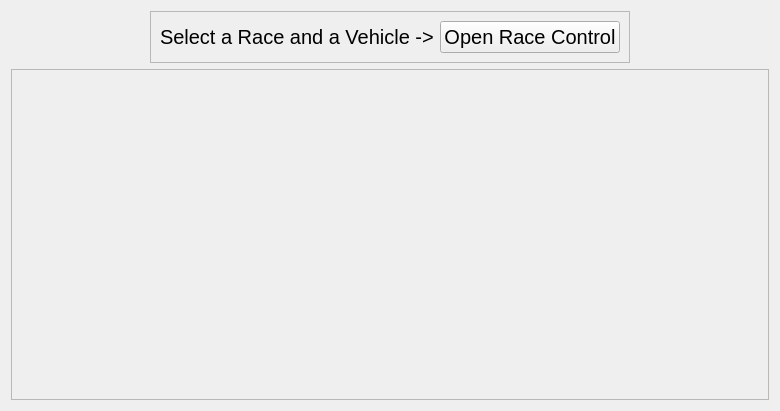
<?xml version="1.0" encoding="UTF-8"?>
<ui version="4.0">
 <class>DashboardTab</class>
 <widget class="QWidget" name="DashboardTab">
  <property name="geometry">
   <rect>
    <x>0</x>
    <y>0</y>
    <width>780</width>
    <height>411</height>
   </rect>
  </property>
  <property name="windowTitle">
   <string>Form</string>
  </property>
  <layout class="QVBoxLayout" name="verticalLayout">
   <item alignment="Qt::AlignHCenter">
    <widget class="QFrame" name="frame_2">
     <property name="frameShape">
      <enum>QFrame::StyledPanel</enum>
     </property>
     <property name="frameShadow">
      <enum>QFrame::Raised</enum>
     </property>
     <layout class="QGridLayout" name="gridLayout">
      <item row="0" column="1">
       <widget class="QPushButton" name="openRaceControlButton">
        <property name="font">
         <font>
          <pointsize>15</pointsize>
         </font>
        </property>
        <property name="text">
         <string>Open Race Control</string>
        </property>
       </widget>
      </item>
      <item row="0" column="0" alignment="Qt::AlignRight">
       <widget class="QLabel" name="openRaceControlLabel">
        <property name="font">
         <font>
          <pointsize>15</pointsize>
         </font>
        </property>
        <property name="text">
         <string>Select a Race and a Vehicle -&gt;</string>
        </property>
       </widget>
      </item>
     </layout>
    </widget>
   </item>
   <item>
    <widget class="QFrame" name="frame">
     <property name="frameShape">
      <enum>QFrame::StyledPanel</enum>
     </property>
     <property name="frameShadow">
      <enum>QFrame::Raised</enum>
     </property>
     <layout class="QHBoxLayout" name="horizontalLayout">
      <item>
       <widget class="TracksWidget" name="tracksWidget" native="true">
        <property name="sizePolicy">
         <sizepolicy hsizetype="Expanding" vsizetype="Expanding">
          <horstretch>0</horstretch>
          <verstretch>0</verstretch>
         </sizepolicy>
        </property>
       </widget>
      </item>
      <item>
       <widget class="RacesWidget" name="racesWidget" native="true">
        <property name="sizePolicy">
         <sizepolicy hsizetype="Expanding" vsizetype="Expanding">
          <horstretch>0</horstretch>
          <verstretch>0</verstretch>
         </sizepolicy>
        </property>
       </widget>
      </item>
      <item>
       <widget class="VehiclesWidget" name="vehiclesWidget" native="true">
        <property name="sizePolicy">
         <sizepolicy hsizetype="Expanding" vsizetype="Expanding">
          <horstretch>0</horstretch>
          <verstretch>0</verstretch>
         </sizepolicy>
        </property>
       </widget>
      </item>
     </layout>
    </widget>
   </item>
  </layout>
 </widget>
 <customwidgets>
  <customwidget>
   <class>TracksWidget</class>
   <extends>QWidget</extends>
   <header>trackswidget.h</header>
   <container>1</container>
  </customwidget>
  <customwidget>
   <class>VehiclesWidget</class>
   <extends>QWidget</extends>
   <header>vehicleswidget.h</header>
   <container>1</container>
  </customwidget>
  <customwidget>
   <class>RacesWidget</class>
   <extends>QWidget</extends>
   <header>raceswidget.h</header>
   <container>1</container>
  </customwidget>
 </customwidgets>
 <resources/>
 <connections/>
</ui>
